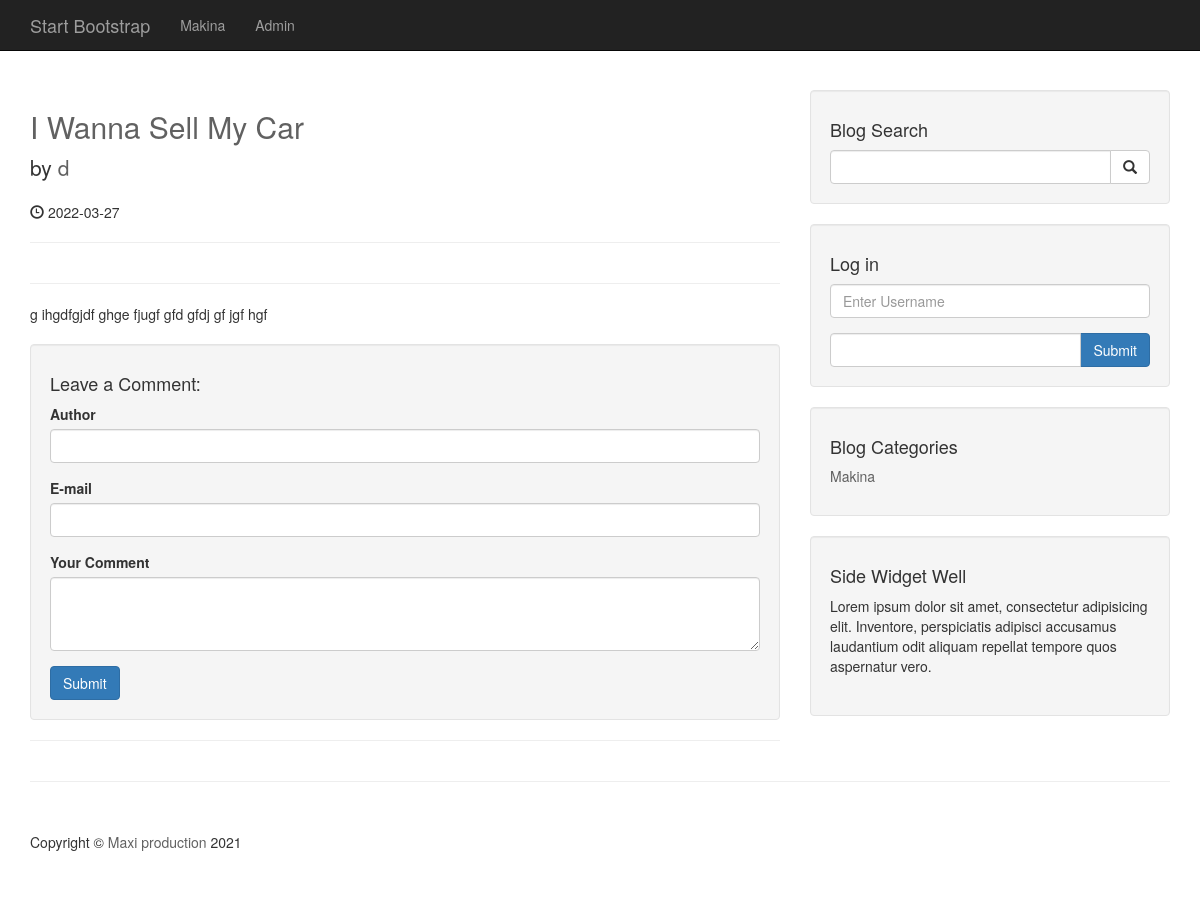
The app's page /post.php?p_id=1 with its own data.
### tables this page shows
CREATE TABLE `categories` (
  `cat_id` int(4) NOT NULL,
  `cat_title` varchar(255) NOT NULL
);

CREATE TABLE `posts` (
  `post_id` int(4) NOT NULL,
  `post_category_id` int(4) NOT NULL,
  `post_user_id` int(4) NOT NULL,
  `post_title` varchar(255) NOT NULL,
  `post_author` varchar(255) NOT NULL,
  `post_date` date NOT NULL,
  `post_image` text NOT NULL,
  `post_content` text NOT NULL,
  `post_tags` varchar(255) NOT NULL,
  `post_coment_count` int(15) NOT NULL DEFAULT 0,
  `post_status` varchar(255) NOT NULL DEFAULT 'draft',
  `post_views_count` int(10) NOT NULL DEFAULT 0
);

### post.php (the view, shortened to what this page needs)
<?php   include "includes/header.php";  ?>
<?php   include "includes/navigation.php";  ?>
<div class="container">
    <div class="row">
        <div class="col-md-8">
            <?php
            if(isset($_GET['p_id'])){
                $the_post_id = $_GET['p_id'];
            }else{
                header( "Location: error_page.php" );
            }
                $query = "Select * from posts where post_id = $the_post_id";
                $result = mysqli_query($connection,$query);
                while($row = mysqli_fetch_assoc($result) ){
                    $post_title = $row['post_title'];
                    $post_author = $row['post_author'];
                    $post_date = $row['post_date'];
                    $post_content = $row['post_content'];
                ?>
            <h2>
                <a href="#">
                <?php   echo $post_title    ?>
                </a>
            </h2>
            <p class="lead">
                by <a href="index.php">
                    <?php   echo $post_author    ?>
                </a>
            </p>
            <p><span class="glyphicon glyphicon-time"></span>
            <?php   echo $post_date    ?>
            </p>
            <hr>
            <hr>
            <p>
            <?php   echo $post_content    ?>
            </p>
           <?php  }   ?>
            <div class="well">
                <h4>Leave a Comment:</h4>
                <form action="" method="post" role="form">
                    <div class="form-group">
                       <label for="">Author</label>
                        <input type="text" name="comment_name" class="form-control">
                    </div>
                    <div class="form-group">
                       <label for="">E-mail</label>
                        <input type="email" name="comment_email" class="form-control">
                    </div>
                    <div class="form-group">
                       <label for="">Your Comment</label>
                        <textarea class="form-control" name="comment_content" rows="3" ></textarea>
                    </div>
                    <button type="submit" name="create_comment" class="btn btn-primary">Submit</button>
                </form>
            </div>
            <hr>
        </div>
        <?PHP   include "includes/sidebar.php";   ?>
    </div>
    <hr>
   <?php    include "includes/footer.php";  ?>

### includes/navigation.php (shortened to what this page needs)
<nav class="navbar navbar-inverse navbar-fixed-top" role="navigation">
        <div class="container">
            <div class="navbar-header">
                <a class="navbar-brand" href="index.php">Start Bootstrap</a>
            </div>
            <div class="collapse navbar-collapse" id="bs-example-navbar-collapse-1">
                <ul class="nav navbar-nav">
                   <?php
                    $query = "Select * from categories";
                    $result = mysqli_query($connection,$query);
                    while($row = mysqli_fetch_assoc($result)){
                        $cat_title = $row['cat_title'];
                        $cat_id = $row['cat_id'];
                        echo "<li><a href='category.php?cat_id=$cat_id'> {$cat_title} </a> </li>";
                    }
                    ?>
                    <li><a href='admin'>Admin</a> </li>
                </ul>
            </div>
        </div>
    </nav>

### includes/sidebar.php
<div class="col-md-4">
    <div class="well">
        <h4>Blog Search</h4>
        <form action="search.php" method="post">
            <div class="input-group">
                <input name="search" type="text" class="form-control">
                <span class="input-group-btn">
                    <button name="submit" class="btn btn-default" type="submit">
                        <span class="glyphicon glyphicon-search"></span>
                    </button>
                </span>
            </div>
        </form>
    </div>
    <div class="well">
        <h4>Log in</h4>
        <form action="includes/login.php" method="post">
            <div class="form-group">
                <input name="username" type="text" class="form-control" placeholder="Enter Username">
            </div>
            <div class="input-group">
                <input name="password" type="password" class="form-control">
                <span class="input-group-btn">
                   <button class="btn btn-primary " name="login" type="submit">
                       Submit
                   </button>
                </span>
            </div>
        </form>
    </div>
    <div class="well">
        <h4>Blog Categories</h4>
        <div class="row">
            <div class="col-lg-12">
                <ul class="list-unstyled">
                    <?php
                                $query = "Select * from categories ";
                                $result = mysqli_query($connection,$query);
                                while($row = mysqli_fetch_assoc($result)){
                                    $cat_title = $row['cat_title'];
                                    $cat_id = $row['cat_id'];
                                    echo "<li><a href='category.php?cat_id=$cat_id'> {$cat_title} </a> </li>";
                                }
                                ?>
                </ul>
            </div>
        </div>
    </div>
    <?php include   "widget.php";   ?>
</div>

### css/blog-home.css (style rules this page uses)
body { padding-top: 70px; }

### css/user_profile.css (style rules this page uses)
body { margin-top: 20px; }
a, a:active, a:focus { color: #616161; text-decoration: none; transition-timing-function: ease-in-out; -ms-transition-timing-function: ease-in-out; -moz-transition-timing-function: ease-in-out; -webkit-transition-timing-function: ease-in-out; -o-transition-timing-function: ease-in-out; transition-duration: .2s; -ms-transition-duration: .2s; -moz-transition-duration: .2s; -webkit-transition-duration: .2s; -o-transition-duration: .2s; }
p { margin: 0 0 20px; }

### records on screen
categories: cat_title "Makina"
posts: post_title "I Wanna Sell My Car", post_author "d", post_date "2022-03-27", post_content "g ihgdfgjdf ghge fjugf gfd gfdj gf jgf hgf"
